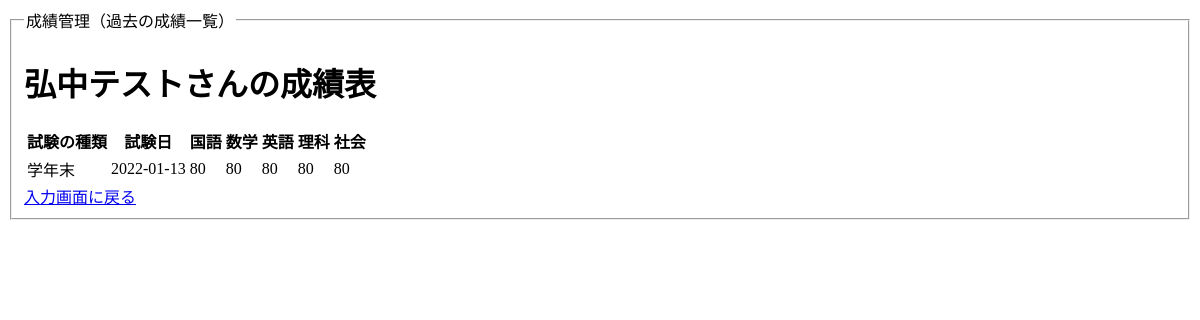
Before: /record_read.php (signed in) with the older database file.
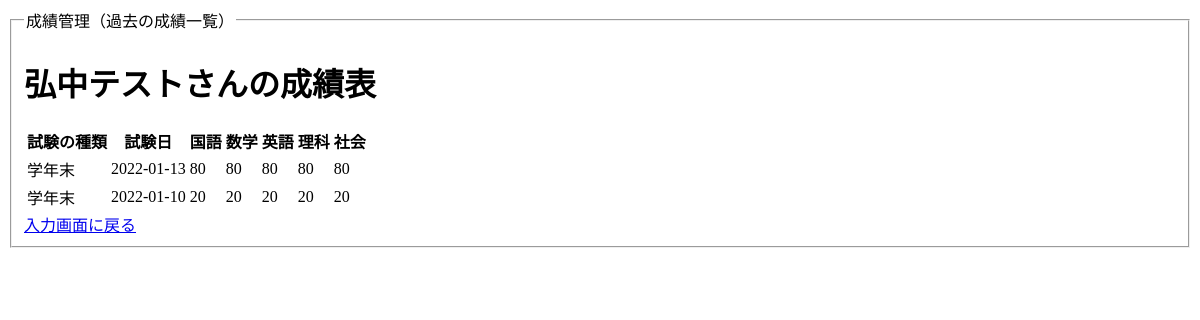
After: the same page with the newer database file.
### tables this page shows
CREATE TABLE `record_table` (
  `id` int(11) NOT NULL,
  `user_id` int(11) NOT NULL,
  `exam_type` varchar(128) NOT NULL,
  `exam_date` date NOT NULL,
  `japanese` int(11) NOT NULL,
  `math` int(11) NOT NULL,
  `english` int(11) NOT NULL,
  `science` int(11) NOT NULL,
  `social` int(11) NOT NULL,
  `created_at` datetime NOT NULL,
  `updated_at` datetime NOT NULL
);

### record_read.php (the view, shortened to what this page needs)
<?php
$user_id = $_SESSION['user_id'];
$user_name = $_SESSION['user_name'];
$pdo = connect_to_db();
$sql = 'SELECT * FROM record_table WHERE user_id=:user_id';
$stmt = $pdo->prepare($sql);
$stmt->bindValue(':user_id', $user_id);
try {
  $status = $stmt->execute();
} catch (PDOException $e) {
  echo json_encode(["sql error" => "{$e->getMessage()}"]);
  exit();
}
$result = $stmt->fetchAll(PDO::FETCH_ASSOC);
$output = "";
foreach ($result as $record) {
  $output .= "
  <tr>
    <td>{$record["exam_type"]}</td>
    <td>{$record["exam_date"]}</td>
    <td>{$record["japanese"]}</td>
    <td>{$record["math"]}</td>
    <td>{$record["english"]}</td>
    <td>{$record["science"]}</td>
    <td>{$record["social"]}</td>
  </tr>
  ";
}
?>
<!DOCTYPE html>
<html lang="ja">
<head>
  <link rel="stylesheet" href="style.css">
</head>
<body>
  <fieldset>
    <legend>成績管理（過去の成績一覧）</legend>
    <h1><?php echo $user_name; ?>さんの成績表</h1>
    <table>
      <thead>
        <tr>
          <th>試験の種類</th>
          <th>試験日</th>
          <th>国語</th>
          <th>数学</th>
          <th>英語</th>
          <th>理科</th>
          <th>社会</th>
        </tr>
      </thead>
      <tbody>
        <?= $output ?>
      </tbody>
    </table>
    <a href="record_input.php">入力画面に戻る</a>
  </fieldset>
</body>
</html>

Changed rows visible on the page:
added record_table: exam_type "学年末", exam_date "2022-01-10", japanese "20", math "20", english "20", science "20", social "20"
